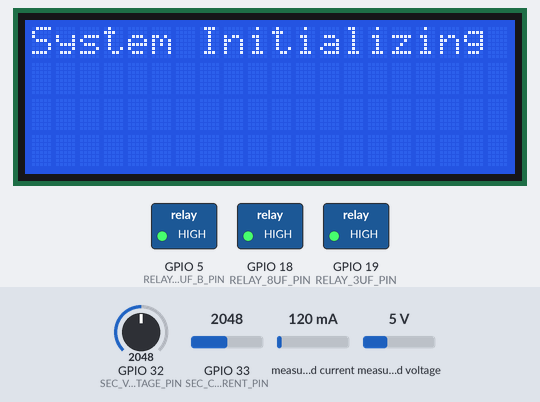
Bench run of a sketch on a simulated ESP32. Parts: 20×4 character LCD, switched loads named in the sketch (green lamp = pin HIGH). The test bench sets the inputs (shaded band); at power-on: measured current 120 mA, measured voltage 5 V, GPIO 32 (SEC_VOLTAGE_PIN) = 2048, GPIO 33 (SEC_CURRENT_PIN) = 2048. WiFi joins after 1.5 s; servers stay silent unless stated; uploads are accepted with an empty reply; what the sketch prints to the serial monitor is not drawn.

Above: at 1.1 s.
At 10.4 s:
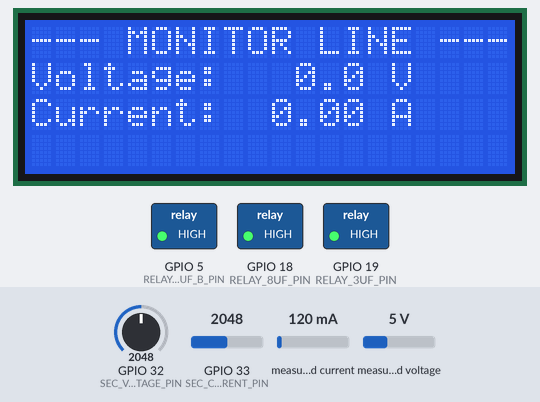
10.5 s: measured current set to 500 mA
15.3 s: measured voltage set to 0.3 V
At 16.0 s:
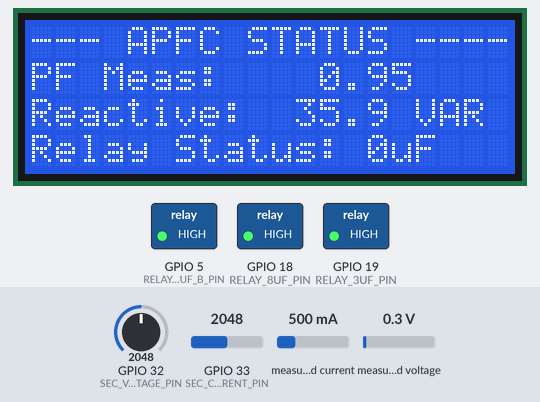
At 20.9 s:
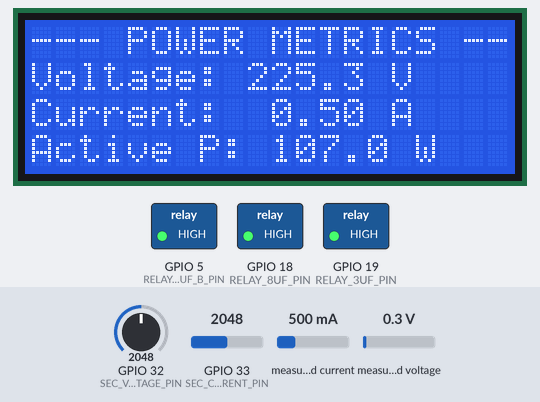
Timing chart, 0 to 22.4 s (numbered marks = the images above; inputs shaded):
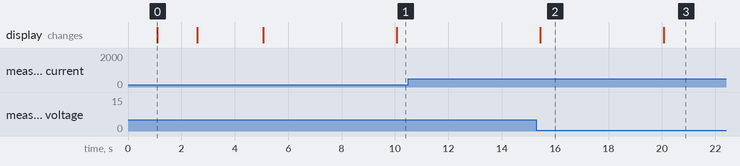

Measured:
- after the input at 10.5 s, every drawn part: stays the same
- what the display in image 0 shows lasts 1.5 s, from 1.1 s to 2.6 s
- what the display in image 2 shows lasts 4.7 s, from 15.4 s to 20.1 s

The sketch:

powerfactor.ino
```cpp
#include <WiFi.h>
#include <HTTPClient.h>
#include <PZEM004Tv30.h>
#include <Wire.h>
#include <LiquidCrystal_I2C.h>
#include <cmath>

// --- WiFi & Server Configurations ---
const char* WIFI_SSID = "THE METHOD ZONE";
const char* WIFI_PASS = "Chabu321+";
const char* SERVER_URL = "https://automatic-power-factor-correction.onrender.com/api/data";

// --- Hardware Pin Definitions ---
const int SEC_VOLTAGE_PIN = 32;    // ZMPT101B Analog Pin
const int SEC_CURRENT_PIN = 33;    // ACS712 Analog Pin
const int RELAY_8UF_PIN = 18;      // Relay 1 (8uF Capacitor)
const int RELAY_3UF_PIN = 19;      // Relay 2 (3uF Capacitor)
const int RELAY_3UF_B_PIN = 5;     // Relay 3 (3uF Capacitor)

// --- Target Settings ---
const float TARGET_PF = 0.95;       // Desired minimum power factor
const float MIN_POWER_WATT = 15.0;  // Minimum active power to initiate correction

// --- Sensor Instantiations ---
LiquidCrystal_I2C lcd(0x27, 20, 4);

// Meter Module configured with RX=26, TX=25
PZEM004Tv30 pzemModule(Serial2, 26, 25);

// --- Global Variables ---
float voltage = 0, current = 0, active_power = 0, reactive_power = 0, pf = 0;
float analog_voltage = 0, analog_current = 0;
int activeStep = 0; // 0=None, 1=3uF, 2=3uF, 3=6uF, 4=8uF, 5=11uF, 6=14uF

// --- Timing Variables ---
unsigned long lastSend = 0;
unsigned long lastWiFiCheck = 0;
unsigned long lastDisplaySwitch = 0;
unsigned long lastRelayChange = 0;
int displayPage = 0;

// --- Function Prototypes ---
float readAnalogVoltage();
float readAnalogCurrent();
void adjustPowerFactor(float currentPF, float currentPower);
void setCapacitorStep(int step);

void setup() {
  Serial.begin(115200);
  delay(1000);
  Serial.println("\n==============================================");
  Serial.println("SYSTEM SYSTEM - CORE ACTIVE");
  Serial.println("==============================================");

  // Configure Relay Pins
  pinMode(RELAY_8UF_PIN, OUTPUT);
  pinMode(RELAY_3UF_PIN, OUTPUT);
  pinMode(RELAY_3UF_B_PIN, OUTPUT);

  // Initialize Relays to OFF (Assuming Active LOW relay boards; use HIGH for OFF)
  digitalWrite(RELAY_8UF_PIN, HIGH);
  digitalWrite(RELAY_3UF_PIN, HIGH);
  digitalWrite(RELAY_3UF_B_PIN, HIGH);

  pinMode(SEC_VOLTAGE_PIN, INPUT);
  pinMode(SEC_CURRENT_PIN, INPUT);

  Wire.begin(21, 22);
  lcd.init();
  lcd.backlight();
  lcd.clear();
  lcd.setCursor(0, 0);
  lcd.print("System Initializing");

  WiFi.mode(WIFI_STA);
  WiFi.begin(WIFI_SSID, WIFI_PASS);

  int attempts = 0;
  while (WiFi.status() != WL_CONNECTED && attempts < 15) {
    delay(500);
    attempts++;
  }

  lcd.clear();
}

void loop() {
  unsigned long now = millis();

  // --- WIFI RECOVERY ---
  if (now - lastWiFiCheck >= 10000) {
    lastWiFiCheck = now;
    if (WiFi.status() != WL_CONNECTED) {
      WiFi.reconnect();
    }
  }

  // --- DATA SAMPLING & API DELIVERY (Every 3 seconds) ---
  if (now - lastSend >= 3000) {
    lastSend = now;

    // 1. Read Core Metrics
    voltage = pzemModule.voltage();
    current = pzemModule.current();
    active_power = pzemModule.power();
    pf = pzemModule.pf();

    if (isnan(voltage)) {
      voltage = 0; current = 0; active_power = 0; pf = 0; reactive_power = 0;
    } else if (pf > 0.0 && pf < 1.0) {
      // Calculate Reactive Power dynamically: Q = P * tan(acos(PF))
      reactive_power = active_power * tan(acos(pf));
    } else {
      reactive_power = 0.0;
    }

    // 2. Read Monitor Metrics
    analog_voltage = readAnalogVoltage();
    analog_current = readAnalogCurrent();

    // 3. Run Automatic Power Factor Correction switching
    adjustPowerFactor(pf, active_power);

    // --- PRINT REVISED DIAGNOSTIC REPORT ---
    Serial.println("\n--- SYSTEM MEASUREMENT REPORT ---");
    Serial.printf("Line Metrics:     V=%.1fV | I=%.2fA | P_Act=%.1fW | P_React=%.1fVAR | PF=%.2f\n", voltage, current, active_power, reactive_power, pf);
    Serial.printf("Monitor Line:     V=%.1fV | I=%.2fA\n", analog_voltage, analog_current);
    Serial.printf("Relay Status:     Step=%d | R1(8uF)=%s R2(3uF)=%s R3(3uF)=%s\n", activeStep, digitalRead(RELAY_8UF_PIN) == LOW ? "ON" : "OFF", digitalRead(RELAY_3UF_PIN) == LOW ? "ON" : "OFF", digitalRead(RELAY_3UF_B_PIN) == LOW ? "ON" : "OFF");
    Serial.println("-------------------------------------------------");

    // Send API Payload
    if (WiFi.status() == WL_CONNECTED) {
      // Determine individual relay states from activeStep
      bool relay1_on = (activeStep >= 4);
      bool relay2_on = (activeStep == 1 || activeStep == 3 || activeStep >= 5);
      bool relay3_on = (activeStep == 2 || activeStep == 3 || activeStep == 6);

      String json = "{\"voltage\":" + String(voltage, 1) +
                    ",\"current\":" + String(current, 2) +
                    ",\"active_power\":" + String(active_power, 1) +
                    ",\"reactive_power\":" + String(reactive_power, 1) +
                    ",\"pf\":" + String(pf, 2) +
                    ",\"analog_voltage\":" + String(analog_voltage, 1) +
                    ",\"analog_current\":" + String(analog_current, 2) +
                    ",\"relay_status\":" + String(activeStep) +
                    ",\"relay1\":" + (relay1_on ? "true" : "false") +
                    ",\"relay2\":" + (relay2_on ? "true" : "false") +
                    ",\"relay3\":" + (relay3_on ? "true" : "false") + "}";
      HTTPClient http;
      http.begin(SERVER_URL);
      http.addHeader("Content-Type", "application/json");
      http.POST(json);
      http.end();
    }
  }

  // --- CLEAN LCD ROTATION LOGIC (Every 5 seconds with precise formatting) ---
  if (now - lastDisplaySwitch >= 5000) {
    lastDisplaySwitch = now;
    char rowBuffer[21];

    switch (displayPage) {
      case 0: // PAGE 1: CORE POWER METRICS
        lcd.setCursor(0, 0); lcd.print("--- POWER METRICS --");
        snprintf(rowBuffer, sizeof(rowBuffer), "Voltage: %5.1f V   ", voltage); lcd.setCursor(0, 1); lcd.print(rowBuffer);
        snprintf(rowBuffer, sizeof(rowBuffer), "Current: %5.2f A   ", current); lcd.setCursor(0, 2); lcd.print(rowBuffer);
        snprintf(rowBuffer, sizeof(rowBuffer), "Active P: %4.1f W ", active_power); lcd.setCursor(0, 3); lcd.print(rowBuffer);
        displayPage = 1;
        break;

      case 1: // PAGE 2: COMPLEMENTARY MONITOR LINE
        lcd.setCursor(0, 0); lcd.print("--- MONITOR LINE ---");
        snprintf(rowBuffer, sizeof(rowBuffer), "Voltage: %5.1f V   ", analog_voltage); lcd.setCursor(0, 1); lcd.print(rowBuffer);
        snprintf(rowBuffer, sizeof(rowBuffer), "Current: %5.2f A   ", analog_current); lcd.setCursor(0, 2); lcd.print(rowBuffer);
        snprintf(rowBuffer, sizeof(rowBuffer), "                    ");                                lcd.setCursor(0, 3); lcd.print(rowBuffer);
        displayPage = 2;
        break;

      case 2: // PAGE 3: APFC MANAGEMENT STATUS
        lcd.setCursor(0, 0); lcd.print("--- APFC STATUS ----");
        snprintf(rowBuffer, sizeof(rowBuffer), "PF Meas:   %5.2f     ", pf);            lcd.setCursor(0, 1); lcd.print(rowBuffer);
        snprintf(rowBuffer, sizeof(rowBuffer), "Reactive: %5.1f VAR ", reactive_power); lcd.setCursor(0, 2); lcd.print(rowBuffer);

        const char* capLabel = "0uF          ";
        if(activeStep == 1)      capLabel = "3uF (R2)     ";
        else if(activeStep == 2) capLabel = "3uF (R3)     ";
        else if(activeStep == 3) capLabel = "6uF (R2+R3)  ";
        else if(activeStep == 4) capLabel = "8uF (R1)     ";
        else if(activeStep == 5) capLabel = "11uF (R1+R2) ";
        else if(activeStep == 6) capLabel = "14uF (All)   ";

        snprintf(rowBuffer, sizeof(rowBuffer), "Relay Status: %s", capLabel); lcd.setCursor(0, 3); lcd.print(rowBuffer);
        displayPage = 0;
        break;
    }
  }
} // <--- FIXED: Added this missing closing brace for void loop()

float readAnalogVoltage() {
  int maxValue = 0, minValue = 4095;
  unsigned long start_time = millis();
  while (millis() - start_time < 50) {
    int readVal = analogRead(SEC_VOLTAGE_PIN);
    if (readVal > maxValue) maxValue = readVal;
    if (readVal < minValue) minValue = readVal;
  }
  float voltageValuePP = ((maxValue - minValue) * 3.3) / 4095.0;
  float rmsVoltage = (voltageValuePP / 2.0) * 0.707 * 18.5;
  return (rmsVoltage < 1.0) ? 0.0 : rmsVoltage;
}

float readAnalogCurrent() {
  int maxValue = 0, minValue = 4095;
  unsigned long start_time = millis();
  while (millis() - start_time < 50) {
    int readVal = analogRead(SEC_CURRENT_PIN);
    if (readVal > maxValue) maxValue = readVal;
    if (readVal < minValue) minValue = readVal;
  }
  float voltageValuePP = ((maxValue - minValue) * 3.3) / 4095.0;
  float rmsCurrent = ((voltageValuePP / 2.0) * 0.707) / 0.185;
  return (rmsCurrent < 0.08) ? 0.0 : rmsCurrent;
}

void adjustPowerFactor(float currentPF, float currentPower) {
  const float HYST_OFF = 0.97;
  const float HYST_ON = 0.93;
  static int cooldown = 0;

  if (currentPower < MIN_POWER_WATT) {
    setCapacitorStep(0);
    activeStep = 0;
    return;
  }

  if (cooldown > 0) {
    cooldown--;
    return;
  }

  if (currentPF < HYST_ON && activeStep < 6) {
    setCapacitorStep(activeStep + 1);
    activeStep++;
    cooldown = 10;
  } else if (currentPF > HYST_OFF && activeStep > 0) {
    setCapacitorStep(activeStep - 1);
    activeStep--;
    cooldown = 10;
  }
}

void setCapacitorStep(int step) {
  if (step < 0 || step > 6) return;
  if (step == activeStep) return;

  bool r1 = (step >= 4);         // step 4,5,6
  bool r2 = (step == 1 || step == 3 || step >= 5);  // step 1,3,5,6
  bool r3 = (step == 2 || step == 3 || step == 6);   // step 2,3,6

  digitalWrite(RELAY_8UF_PIN, r1 ? LOW : HIGH);
  digitalWrite(RELAY_3UF_PIN, r2 ? LOW : HIGH);
  digitalWrite(RELAY_3UF_B_PIN, r3 ? LOW : HIGH);

  Serial.printf("⚡ Relays set to step %d: R1=%s R2=%s R3=%s\n",
    step, r1 ? "ON" : "OFF", r2 ? "ON" : "OFF", r3 ? "ON" : "OFF");
}
```
